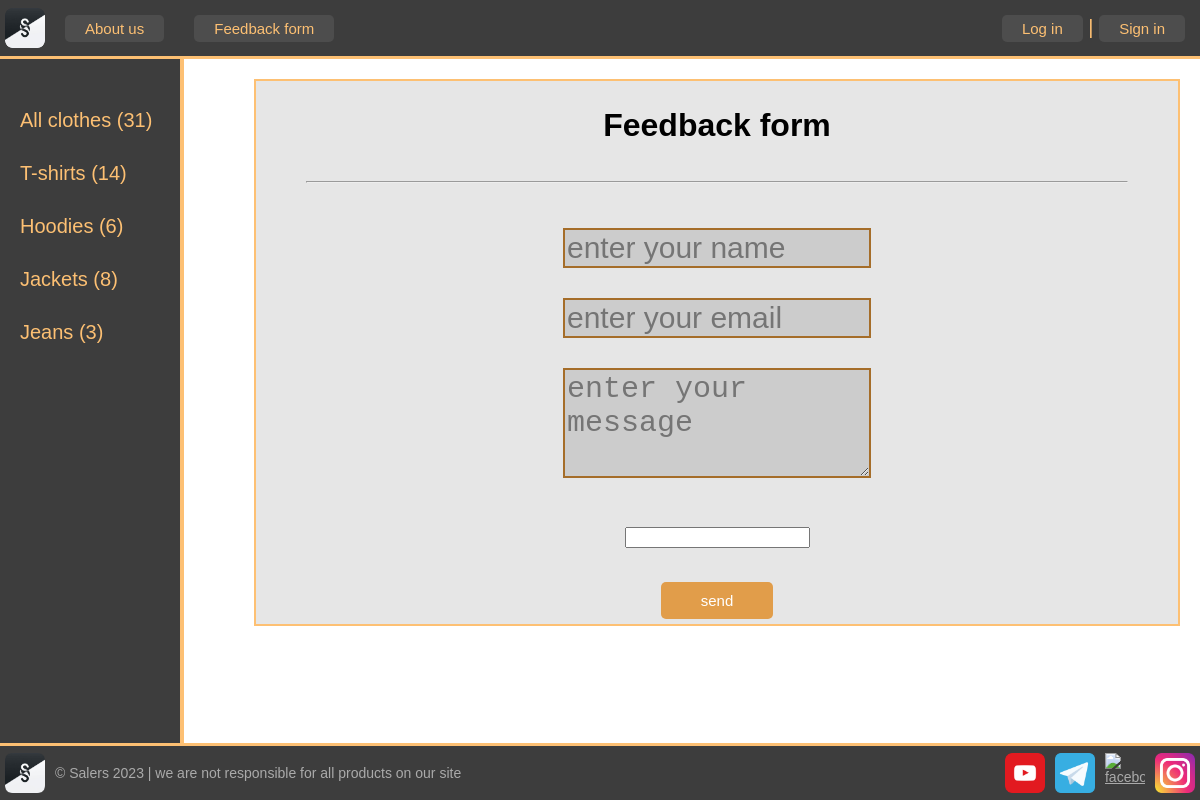
The page /feedback/ on the database its author committed.
### goods/models.py (models this page shows, shortened)
class Category(models.Model):
    name = models.CharField(max_length=100, db_index=True, verbose_name='Category')
    slug = models.SlugField(max_length=255, unique=True, db_index=True, verbose_name='URL')
    product_count = models.IntegerField(default=0, verbose_name='Product Count')
    def get_absolute_url(self):
        return reverse('category', kwargs={'cat_slug': self.slug})
    class Meta:
        verbose_name = 'Category'
        verbose_name_plural = 'categories'
        ordering = ['id']

### goods/views.py (the view, shortened to what this page needs)
# urls.py: path('feedback/', Feedback.as_view(), name='feedback'),
class Feedback(DataMixin, FormView):
    form_class = FeedbackForm
    template_name = 'menu/feedback.html'
    success_url = reverse_lazy('home')
    def get_context_data(self, *, object_list=None, **kwargs):
        context = super().get_context_data(**kwargs)
        c_def = self.get_user_context(title="Feedback")
        context = dict(list(context.items()) + list(c_def.items()))
        return context

### goods/forms.py
class FeedbackForm(forms.Form):
    name = forms.CharField(widget=forms.TextInput(attrs={'class': 'form-input',
                                                         'placeholder': 'enter your name'
                                                         }))
    email = forms.CharField(widget=forms.EmailInput(attrs={'class': 'form-input',
                                                           'placeholder': 'enter your email'}))
    content = forms.CharField(widget=forms.Textarea(attrs={'cols': 60, 'rows': 3, 'class': 'form-input',
                                                           'placeholder': 'enter your message'}))
    captcha = CaptchaField()

### goods/utils.py (called while the page is built)
    def get_user_context(self, **kwargs):
        context = kwargs
        cats = Category.objects.all()
        total = Product.objects.count()  # count of goods
        if not cats:
            cats = Category.objects.annotate(Count('product'))
        user_menu = menu.copy()
        if not self.request.user.is_authenticated:
            user_menu.pop(1)
        context['total'] = total
        context['menu'] = user_menu
        context['cats'] = cats
        if 'cat_selected' not in context:
            context['cat_selected'] = 0
        return context

### goods/templates/menu/feedback.html (shortened to what this page needs)
{% extends 'base.html' %}
{% block content %}
<div class="Form">
    <h1>{{title}} form</h1>
    <hr>
    <form method="post">
        {% for f in form %}
        <p>{{f}}</p>
        {% endfor %}
        <button class="sub-button" type="submit">send</button>
    </form>
</div>
{% endblock content%}

### goods/templates/base.html (shortened to what this page needs)
<!DOCTYPE html>
{% load static %}
<html lang="en">
<head>
    <link type="text/css" href="{% static 'css/styles.css' %}" rel="stylesheet"/>
</head>
<body>
<table class="table-page" border=0 cellpadding="0" cellspacing="0">
    <tr>
        <td valign=top>
            {% block mainmenu %}
            <header>
                <ul id="mainmenu" class="mainmenu" style="padding-top: 5px">
                    <li class="logo"><a href="/">
                        <div class="logo"></div></a></li>
                    {% for m in menu %}
                    <li class="first"><a href="{% url m.url_name %}">{{m.title}}</a></li>
                    {% endfor %}
                        {% if request.user.is_authenticated %}
                        <li class="last"><a id="left" href="#">{{user.username}}</a> |
                            <a id="right" href="{% url 'logout' %}">log out</a></li>
                        {% else %}
                        <li class="last"><a id="left" href="{% url 'login' %} ">Log in</a>  |
                                        <a id="right" href="{% url 'register' %}">Sign in</a></li>
                    {% endif %}
                </ul>
            </header>
            {% endblock mainmenu %}
            <table class="table-content" border=0 cellpadding="0" cellspacing="0">
                <tr>
                    <td valign="top" class="left-chapters">
                        <ul id="leftchapters">
                            <li><a href="{% url 'home' %}">All clothes ({{ total }})</a></li>
                            {% for c in cats %}
                            <li><a href="{{ c.get_absolute_url }}">{{c.name}} ({{c.product_count}})</a></li>
                            {% endfor %}
                        </ul>
                    </td>
                    <td valign="top" class="content">
                        <div class="content-text">
                            {% block content %}
                            {% endblock %}
                        </div>
                    </td>
                </tr>
            </table>
        </td>
    </tr>
    <tr>
        <td valign=top>
            <footer>
                <div class="foot-left"><img src="{% static 'images/logos/logo.png' %}" alt="logo" width="40px" height="40px">
                <p>&copy; Salers 2023 | we are not responsible for all products on our site</p>
                </div>
                <div class="foot-right">
                <a href="https://www.youtube.com/"><img src="{% static 'images/logos/youtube-logo.png' %}" alt="youtube" height="40px" width="40px" ></a>
                <a href="https://telegram.org/"><img src="{% static 'images/logos/telegram-logo.png' %}" alt="telegram" height="40px" width="40px" ></a>
                <a href="https://www.facebook.com/"><img src="{% static 'images/logos/facebook-logo.png' %}" alt="facebook" height="40px" width="40px"></a>
                <a href="https://www.instagram.com/"><img src="{% static 'images/logos/instagram-logo.png' %}" alt="instagram" height="40px" width="40px" ></a>
                </div>
            </footer>
        </td>
    </tr>
</table>
</body>
</html>

### goods/static/css/styles.css (style rules this page uses)
html, body { font-family: 'Arial'; margin: 0; padding: 0; height: 100vh; width: 100%; color: #444; display: flex; flex-direction: column; min-height: 90vh; align-content: flex-start; flex-wrap: wrap; }
a { color: #0059b2; text-decoration: none; }
img { max-width: 600px; height: auto; }
.table-page { width: 100%; height: 100%; vertical-align: top; }
.table-page tr { height: 100%; }
header { background: #3d3d3d; height: 50px; padding: 3px 5px 3px 5px; border-bottom: 3px solid #fdc073; }
.logo { background: url('../images/logos/logo.png') no-repeat center center; width: 40px; height: 40px; background-size: cover; border-radius: 20%; align-items: center; }
ul.mainmenu { list-style: none; margin: 0; padding: 0; height: 40px; color: #fdc073; font-size: 20px; overflow: hidden; }
ul.mainmenu li { float: left; margin: 7px 10px 5px 20px; text-align: center; }
ul.mainmenu li.logo { margin: 0; }
header li.first { font-size: 15px; display: inline-block; padding: 5px 20px 5px 20px; background-color: #4d4d4d; color: #fdc073; text-decoration: none; border: none; cursor: pointer; border-radius: 5px; }
header li.last { float: right; }
header li.last #left { font-size: 15px; display: inline-block; padding: 5px 20px 5px 20px; background-color: #4d4d4d; color: #fdc073; text-decoration: none; border: none; cursor: pointer; border-radius: 5px; }
header li.last #right { font-size: 15px; display: inline-block; padding: 5px 20px 5px 20px; background-color: #4d4d4d; color: #fdc073; text-decoration: none; border: none; cursor: pointer; border-radius: 5px; }
.sub-button { font-size: 15px; display: inline-block; padding: 10px 40px 10px 40px; background-color: #e19d4a; color: #fff; text-decoration: none; border: none; cursor: pointer; border-radius: 5px; }
ul.mainmenu li a { color: #fdc073; text-decoration: none; }
.table-content { width: 100%; min-height: 100%; height: 100%; }
.left-chapters { height: 84vh; max-width: 180px; width: 180px; margin: 0; background: #3d3d3d; border-right: 4px solid #fdc073; }
.left-chapters ul { width: 150px; min-height: 80%; margin: 0; padding: 20px 10px 0px 20px; list-style: none; font-size: 20px; }
.left-chapters ul li { margin: 30px 0 0 0; color: #999; }
.left-chapters ul li a { color: #fdc073; text-decoration: none; }
.content { padding: 20px 20px 20px 40px; width: 100%; box-sizing: border-box; text-align: center; }
.content-text { margin: 0 0 0 30px; color: #000; font-family: arial; }
.content-text h1 { font-size: 32px; }
footer { border-top: 3px solid #fdc073; margin-top: auto; background: #3d3d3d; padding: 5px; color: #aaa; font-size: 14px; display: flex; justify-content: center; align-items: center; }
footer .foot-left { margin-right: auto; display: flex; align-items: center; }
footer .foot-right { margin-left: auto; display: flex; align-items: center; }
footer a { text-decoration: underline; color: #aaa; height: 40px; width: 40px; display: flex; justify-content: center; align-items: center; }
.Form { font-size: 30px; display: flex; border: 2px solid #fdc073; background-color: #e6e6e6; padding: 5px; flex-direction: column; }
.Form hr { width: 90%; }
.form-input { width: 300px; font-size: 30px; background-color: #cccccc; border: 2px solid #a56d29; }

### rows shown on the page
Category: name "T-shirts", product_count "14"
Category: name "Hoodies", product_count "6"
Category: name "Jackets", product_count "8"
Category: name "Jeans", product_count "3"

### other values the page prints
{{ m.title }} "About us" "Feedback form"
{{ total }} "31"
{{ title }} "Feedback"
